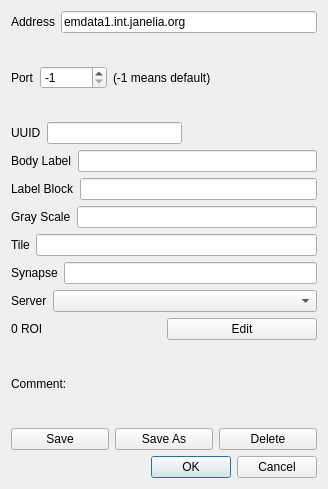
<?xml version="1.0" encoding="UTF-8"?>
<ui version="4.0">
 <class>ZDvidDialog</class>
 <widget class="QDialog" name="ZDvidDialog">
  <property name="geometry">
   <rect>
    <x>0</x>
    <y>0</y>
    <width>328</width>
    <height>489</height>
   </rect>
  </property>
  <property name="sizePolicy">
   <sizepolicy hsizetype="Fixed" vsizetype="Fixed">
    <horstretch>0</horstretch>
    <verstretch>0</verstretch>
   </sizepolicy>
  </property>
  <property name="windowTitle">
   <string>DVID Server</string>
  </property>
  <layout class="QVBoxLayout" name="verticalLayout">
   <item>
    <layout class="QHBoxLayout" name="horizontalLayout">
     <item>
      <widget class="QLabel" name="label">
       <property name="text">
        <string>Address</string>
       </property>
      </widget>
     </item>
     <item>
      <widget class="QLineEdit" name="addressLineEdit">
       <property name="text">
        <string>emdata1.int.janelia.org</string>
       </property>
      </widget>
     </item>
    </layout>
   </item>
   <item>
    <layout class="QHBoxLayout" name="horizontalLayout_2">
     <item>
      <widget class="QLabel" name="label_2">
       <property name="text">
        <string>Port</string>
       </property>
      </widget>
     </item>
     <item>
      <widget class="QSpinBox" name="portSpinBox">
       <property name="minimum">
        <number>-1</number>
       </property>
       <property name="maximum">
        <number>999999</number>
       </property>
       <property name="value">
        <number>-1</number>
       </property>
      </widget>
     </item>
     <item>
      <widget class="QLabel" name="label_6">
       <property name="text">
        <string>(-1 means default)</string>
       </property>
      </widget>
     </item>
     <item>
      <spacer name="horizontalSpacer">
       <property name="orientation">
        <enum>Qt::Horizontal</enum>
       </property>
       <property name="sizeHint" stdset="0">
        <size>
         <width>40</width>
         <height>20</height>
        </size>
       </property>
      </spacer>
     </item>
    </layout>
   </item>
   <item>
    <layout class="QHBoxLayout" name="horizontalLayout_3">
     <item>
      <widget class="QLabel" name="label_3">
       <property name="text">
        <string>UUID</string>
       </property>
      </widget>
     </item>
     <item>
      <widget class="QLineEdit" name="uuidLineEdit">
       <property name="text">
        <string/>
       </property>
      </widget>
     </item>
     <item>
      <spacer name="horizontalSpacer_2">
       <property name="orientation">
        <enum>Qt::Horizontal</enum>
       </property>
       <property name="sizeHint" stdset="0">
        <size>
         <width>40</width>
         <height>20</height>
        </size>
       </property>
      </spacer>
     </item>
    </layout>
   </item>
   <item>
    <layout class="QHBoxLayout" name="horizontalLayout_7">
     <item>
      <widget class="QLabel" name="label_7">
       <property name="text">
        <string>Body Label</string>
       </property>
      </widget>
     </item>
     <item>
      <widget class="QLineEdit" name="bodyLineEdit"/>
     </item>
    </layout>
   </item>
   <item>
    <layout class="QHBoxLayout" name="horizontalLayout_8">
     <item>
      <widget class="QLabel" name="label_8">
       <property name="text">
        <string>Label Block</string>
       </property>
      </widget>
     </item>
     <item>
      <widget class="QLineEdit" name="labelBlockLineEdit"/>
     </item>
    </layout>
   </item>
   <item>
    <layout class="QHBoxLayout" name="horizontalLayout_9">
     <item>
      <widget class="QLabel" name="label_9">
       <property name="text">
        <string>Gray Scale</string>
       </property>
      </widget>
     </item>
     <item>
      <widget class="QLineEdit" name="grayScalelineEdit"/>
     </item>
    </layout>
   </item>
   <item>
    <layout class="QHBoxLayout" name="horizontalLayout_5">
     <item>
      <widget class="QLabel" name="label_10">
       <property name="text">
        <string>Tile</string>
       </property>
      </widget>
     </item>
     <item>
      <widget class="QLineEdit" name="tileLineEdit"/>
     </item>
    </layout>
   </item>
   <item>
    <layout class="QHBoxLayout" name="horizontalLayout_12">
     <item>
      <widget class="QLabel" name="label_11">
       <property name="text">
        <string>Synapse</string>
       </property>
      </widget>
     </item>
     <item>
      <widget class="QLineEdit" name="synapseLineEdit"/>
     </item>
    </layout>
   </item>
   <item>
    <layout class="QHBoxLayout" name="horizontalLayout_4">
     <item>
      <widget class="QLabel" name="label_4">
       <property name="text">
        <string>Server</string>
       </property>
      </widget>
     </item>
     <item>
      <widget class="QComboBox" name="serverComboBox">
       <property name="sizePolicy">
        <sizepolicy hsizetype="MinimumExpanding" vsizetype="Fixed">
         <horstretch>0</horstretch>
         <verstretch>0</verstretch>
        </sizepolicy>
       </property>
      </widget>
     </item>
    </layout>
   </item>
   <item>
    <layout class="QHBoxLayout" name="horizontalLayout_13">
     <item>
      <widget class="QLabel" name="roiLabel">
       <property name="text">
        <string>0 ROI</string>
       </property>
      </widget>
     </item>
     <item>
      <widget class="QPushButton" name="roiPushButton">
       <property name="text">
        <string>Edit</string>
       </property>
      </widget>
     </item>
    </layout>
   </item>
   <item>
    <layout class="QHBoxLayout" name="horizontalLayout_6">
     <item>
      <widget class="QLabel" name="label_5">
       <property name="text">
        <string>Comment:</string>
       </property>
      </widget>
     </item>
     <item>
      <widget class="QLabel" name="infoLabel">
       <property name="sizePolicy">
        <sizepolicy hsizetype="MinimumExpanding" vsizetype="Preferred">
         <horstretch>0</horstretch>
         <verstretch>0</verstretch>
        </sizepolicy>
       </property>
       <property name="text">
        <string/>
       </property>
      </widget>
     </item>
    </layout>
   </item>
   <item>
    <layout class="QHBoxLayout" name="horizontalLayout_11">
     <item>
      <widget class="QPushButton" name="saveButton">
       <property name="text">
        <string>Save</string>
       </property>
      </widget>
     </item>
     <item>
      <widget class="QPushButton" name="saveAsButton">
       <property name="text">
        <string>Save As</string>
       </property>
      </widget>
     </item>
     <item>
      <widget class="QPushButton" name="deleteButton">
       <property name="text">
        <string>Delete</string>
       </property>
      </widget>
     </item>
    </layout>
   </item>
   <item>
    <layout class="QHBoxLayout" name="horizontalLayout_10">
     <item>
      <spacer name="horizontalSpacer_3">
       <property name="orientation">
        <enum>Qt::Horizontal</enum>
       </property>
       <property name="sizeHint" stdset="0">
        <size>
         <width>40</width>
         <height>20</height>
        </size>
       </property>
      </spacer>
     </item>
     <item>
      <widget class="QDialogButtonBox" name="buttonBox">
       <property name="orientation">
        <enum>Qt::Horizontal</enum>
       </property>
       <property name="standardButtons">
        <set>QDialogButtonBox::Cancel|QDialogButtonBox::Ok</set>
       </property>
      </widget>
     </item>
    </layout>
   </item>
  </layout>
 </widget>
 <resources/>
 <connections>
  <connection>
   <sender>buttonBox</sender>
   <signal>accepted()</signal>
   <receiver>ZDvidDialog</receiver>
   <slot>accept()</slot>
   <hints>
    <hint type="sourcelabel">
     <x>248</x>
     <y>254</y>
    </hint>
    <hint type="destinationlabel">
     <x>157</x>
     <y>274</y>
    </hint>
   </hints>
  </connection>
  <connection>
   <sender>buttonBox</sender>
   <signal>rejected()</signal>
   <receiver>ZDvidDialog</receiver>
   <slot>reject()</slot>
   <hints>
    <hint type="sourcelabel">
     <x>316</x>
     <y>260</y>
    </hint>
    <hint type="destinationlabel">
     <x>286</x>
     <y>274</y>
    </hint>
   </hints>
  </connection>
 </connections>
</ui>
